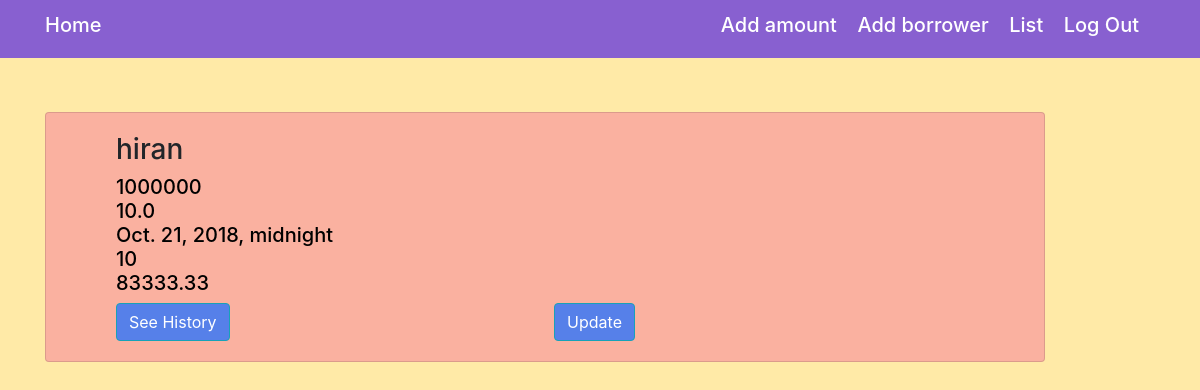
Page /list1/ (signed in) on the earlier database version.
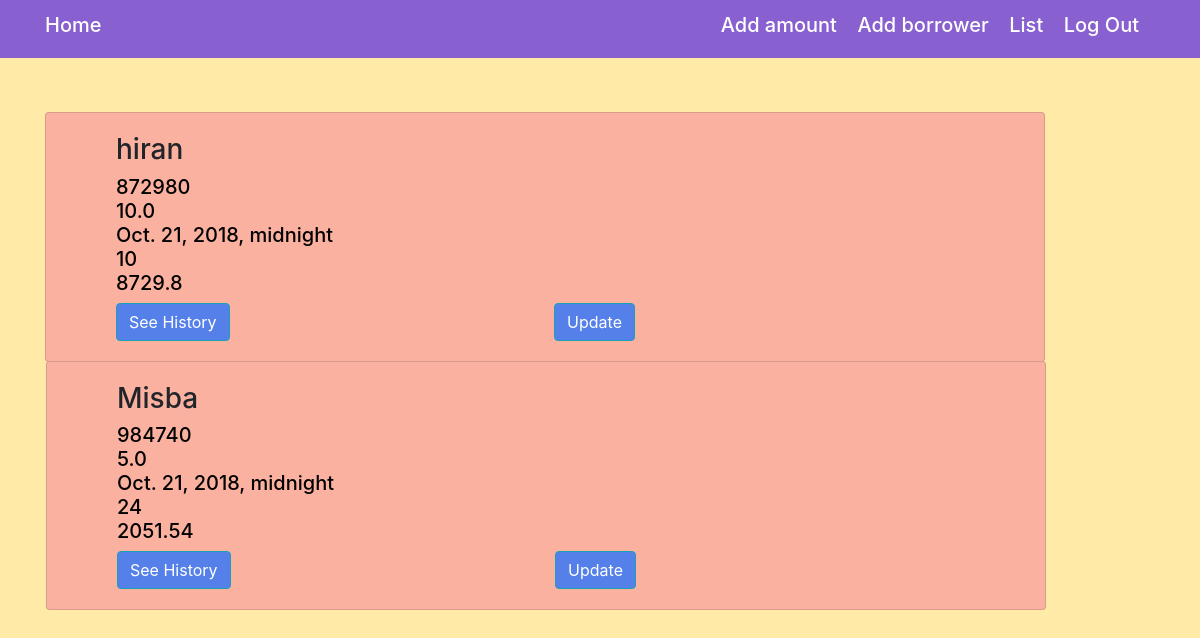
Same page on the later database version.
### transact/models.py (models this page shows, shortened)
class Borrower(models.Model):
    name = models.CharField(max_length=20)
    phone = models.CharField(max_length=20)
    amount = models.IntegerField(blank=True, null=True)
    interest = models.FloatField(blank=True, null=True)
    duration = models.IntegerField(blank=True, null=True)
    terms = models.CharField(max_length=10, blank=True, null=True)
    date = models.DateTimeField(blank=True, null=True)
    lender = models.ForeignKey(User, on_delete=models.CASCADE, null=True)
    intamt = models.FloatField(blank=True, null=True)

### transact/views.py (the view)
# urls.py: path('list1/', list1, name='list1'),
def list1(request):
	user = request.user
	lender = Lender.objects.get(user=user)
	bor = Borrower.objects.filter(lender=user)
	return render(request, "list1.html", {"bor": bor})

### templates/list1.html (shortened to what this page needs)
<!DOCTYPE html>
{% load static %}
<html>
	<head>
		<link rel="stylesheet" href="https://stackpath.bootstrapcdn.com/bootstrap/4.1.3/css/bootstrap.min.css">
		<link rel ="stylesheet" href = "{% static 'css/home.css' %}" type = "text/css" >
	</head>
	<body style = "background-color:#ffeaa7">
		<nav class="navbar navbar-expand-lg navbar-light " id="a5">
			<div class="container">
				<a class="navbar-brand" href="{% url 'create' %}" ><h5>Home</h5></a>
				<div class="ab">
					<a class="navbar-brand" href="" ><h5>Add amount</h5></a>
					<a class="navbar-brand" href="{% url 'borrow' %}"><h5>Add borrower</h5></a>
					<a class="navbar-brand" href="{% url 'list1' %}" ><h5>List</h5></a>
					<a class="navbar-brand" href="{% url 'logout' %}"><h5>Log Out</h5></a>
				</div>
			</div>
		</nav>
		<div class = "container" id = "list">
			<br>
			<div class = "row" style="margin-top:30px">
				<div class="col-5">
					{% for i in bor %}
						<div class ="card" style="width:1000px;height:250px;background-color:#fab1a0">
							<div class="card-body"
								id = "a">
							<h3>{{i.name}}</h3></a>
							<h5 style="color:black" class="card-text"> {{i.amount}}<br>{{i.interest}}<br>{{i.date}}<br>{{i.duration}}<br>{{i.intamt}}</h5>
							<a href="/history/{{i.id}}/" class="btn btn-info" role="button" style="background-color:#5680e9;color:white">See History</a>
							<a href="/paid/{{i.id}}/" class="btn btn-info" role="button" style = "background-color:#5680e9;color:white;margin-left:320px">Update</a>
						</div>
						{%endfor%}
					</div>
				</body>
			</html>

Differences in the rows shown:
changed Borrower "hiran": amount "1000000" → "872980"; intamt "83333.33" → "8729.8"
added Borrower: name "Misba", amount "984740", interest "5.0", date "Oct. 21, 2018, midnight", duration "24", intamt "2051.54"
